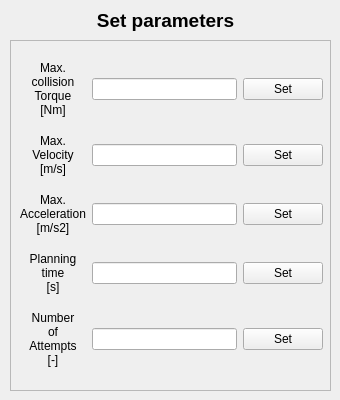
     <widget class="QWidget" name="mode6_3">
      <attribute name="title">
       <string>8</string>
      </attribute>
      <widget class="QLabel" name="label_152">
       <property name="geometry">
        <rect>
         <x>60</x>
         <y>0</y>
         <width>211</width>
         <height>41</height>
        </rect>
       </property>
       <property name="text">
        <string>&lt;html&gt;&lt;head/&gt;&lt;body&gt;&lt;p align=&quot;center&quot;&gt;&lt;span style=&quot; font-size:14pt; font-weight:600;&quot;&gt;Set parameters&lt;/span&gt;&lt;/p&gt;&lt;/body&gt;&lt;/html&gt;</string>
       </property>
      </widget>
      <widget class="QFrame" name="frame_10">
       <property name="geometry">
        <rect>
         <x>10</x>
         <y>40</y>
         <width>321</width>
         <height>351</height>
        </rect>
       </property>
       <property name="frameShape">
        <enum>QFrame::StyledPanel</enum>
       </property>
       <property name="frameShadow">
        <enum>QFrame::Raised</enum>
       </property>
       <widget class="QWidget" name="gridLayoutWidget_15">
        <property name="geometry">
         <rect>
          <x>10</x>
          <y>10</y>
          <width>303</width>
          <height>331</height>
         </rect>
        </property>
        <layout class="QGridLayout" name="gridLayout_15">
         <item row="1" column="2">
          <widget class="QPushButton" name="setParameters_Velocity_PushButton_3">
           <property name="text">
            <string>Set</string>
           </property>
          </widget>
         </item>
         <item row="2" column="0">
          <widget class="QLabel" name="label_153">
           <property name="text">
            <string>&lt;html&gt;&lt;head/&gt;&lt;body&gt;&lt;p align=&quot;center&quot;&gt;Max.&lt;br/&gt;Acceleration&lt;br/&gt;[m/s2]&lt;/p&gt;&lt;/body&gt;&lt;/html&gt;</string>
           </property>
          </widget>
         </item>
         <item row="3" column="0">
          <widget class="QLabel" name="label_154">
           <property name="text">
            <string>&lt;html&gt;&lt;head/&gt;&lt;body&gt;&lt;p align=&quot;center&quot;&gt;Planning&lt;br/&gt;time&lt;br/&gt;[s]&lt;/p&gt;&lt;/body&gt;&lt;/html&gt;</string>
           </property>
          </widget>
         </item>
         <item row="1" column="0">
          <widget class="QLabel" name="label_155">
           <property name="text">
            <string>&lt;html&gt;&lt;head/&gt;&lt;body&gt;&lt;p align=&quot;center&quot;&gt;Max.&lt;br/&gt;Velocity&lt;br/&gt;[m/s]&lt;/p&gt;&lt;/body&gt;&lt;/html&gt;</string>
           </property>
          </widget>
         </item>
         <item row="4" column="0">
          <widget class="QLabel" name="label_156">
           <property name="text">
            <string>&lt;html&gt;&lt;head/&gt;&lt;body&gt;&lt;p align=&quot;center&quot;&gt;Number&lt;br/&gt;of&lt;br/&gt;Attempts&lt;br/&gt;[-]&lt;/p&gt;&lt;/body&gt;&lt;/html&gt;</string>
           </property>
          </widget>
         </item>
         <item row="3" column="1">
          <widget class="QLineEdit" name="setParameters_PlanningTime_LineEdit_3"/>
         </item>
         <item row="2" column="1">
          <widget class="QLineEdit" name="setParameters_Acceleration_LineEdit_3"/>
         </item>
         <item row="1" column="1">
          <widget class="QLineEdit" name="setParameters_Velocity_LineEdit_3"/>
         </item>
         <item row="4" column="1">
          <widget class="QLineEdit" name="setParameters_NumOfAttempts_LineEdit_3"/>
         </item>
         <item row="2" column="2">
          <widget class="QPushButton" name="setParameters_Acceleration_PushButton_3">
           <property name="text">
            <string>Set</string>
           </property>
          </widget>
         </item>
         <item row="4" column="2">
          <widget class="QPushButton" name="setParameters_NumOfAttempts_PushButton_3">
           <property name="text">
            <string>Set</string>
           </property>
          </widget>
         </item>
         <item row="3" column="2">
          <widget class="QPushButton" name="setParameters_PlanningTime_PushButton_3">
           <property name="text">
            <string>Set</string>
           </property>
          </widget>
         </item>
         <item row="0" column="0">
          <widget class="QLabel" name="label_2">
           <property name="text">
            <string>&lt;html&gt;&lt;head/&gt;&lt;body&gt;&lt;p align=&quot;center&quot;&gt;Max.&lt;br/&gt;collision&lt;br/&gt;Torque&lt;br/&gt;[Nm]&lt;/p&gt;&lt;/body&gt;&lt;/html&gt;</string>
           </property>
          </widget>
         </item>
         <item row="0" column="1">
          <widget class="QLineEdit" name="setParameters_Torque_LineEdit_3"/>
         </item>
         <item row="0" column="2">
          <widget class="QPushButton" name="setParameters_Torque_PushButton_3">
           <property name="text">
            <string>Set</string>
           </property>
          </widget>
         </item>
        </layout>
       </widget>
      </widget>
     </widget>
